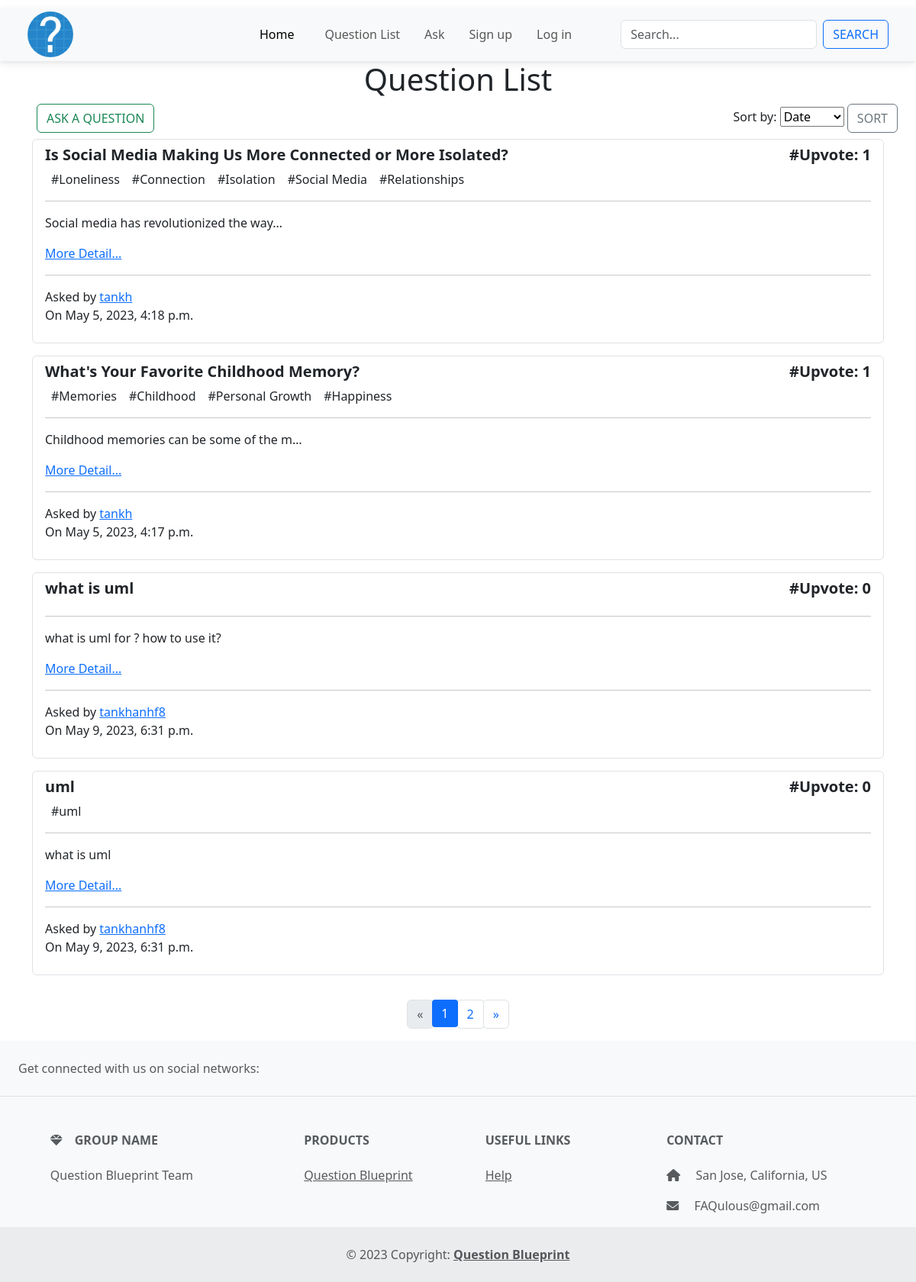
The page /question/ on the database its author committed.
### main_app/models.py (models this page shows, shortened)
class Question(models.Model):
    user = models.ForeignKey(User, on_delete=models.CASCADE)
    title = models.CharField(max_length=200, blank=False, null=False)
    content = models.TextField(max_length=20000, blank=False, null=False)
    tag = TaggableManager(blank=True)
    upvote_num = models.IntegerField(default=0)
    created_date = models.DateTimeField(default=timezone.now)
    audio_file = models.FileField(upload_to='audio/', null=True, blank=True)

### main_app/views.py (the view)
# urls.py: path('question/', views.QuestionListView.as_view(), name='question_view'),
class QuestionListView(ListView):
    model = Question
    ordering = ['-created_date']
    template_name = 'main_app/question_list.html'
    def get_context_data(self, **kwargs):
        context = super().get_context_data(**kwargs)
        questions = self.model.objects.all()
        sort_by = self.request.GET.get('sort', '-upvote_num')
        if sort_by == 'created_date':
            sorted_questions = questions.order_by(
                '-created_date', '-upvote_num')
        else:
            sorted_questions = questions.order_by(
                '-upvote_num', '-created_date')
        paginator = Paginator(sorted_questions, 4)  # 3 questions per page
        page_number = self.request.GET.get('page', 1)
        page_obj = paginator.get_page(page_number)
        context['sorted_questions'] = page_obj
        return context

### main_app/templates/main_app/question_list.html (shortened to what this page needs)
{% extends "base_nav.html" %}
{% load crispy_forms_tags %}
{% block content%}
<h1 class="text-center mb-2">Question List</h1>
<div class="d-flex justify-content-between mx-4">
  {% if user.is_authenticated %}
  <a href="{% url 'main_app:question_ask_view' %}" class=" mx-4">
    <button class="btn btn-outline-success  mx-4">Ask a question</button>
  </a>
  {% else %}
  <a href="{% url 'login' %}" class="me-auto mx-4">
    <button class="btn btn-outline-success">Ask a question</button>
  </a>
  {% endif %}
  <form method="GET">
    <label for="sort">Sort by:</label>
    <select id="sort" name="sort">
      <option value="created_date" {% if request.GET.sort == 'created' %}selected{% endif %}>Date</option>
    </select>
    <button class="btn btn-outline-secondary" type="submit">Sort</button>
  </form>
</div>
<div id="question-list">
  {% for question in sorted_questions %}
  <div class="container py-2">
    <div class="list-group">
      <div class="list-group-item list-group-item-action">
        <div class="d-flex justify-content-between">
          <h5 class="fw-bold">{{question.title}}</h5>
          <h5 class="fw-bold">#Upvote: {{question.upvote_num}}</h5>
        </div>
        <div class="d-flex flex-row">
          <div class="d-flex flex-row flex-wrap">
            {% for t in question.tag.all %}
            <div class="p-2 py-0">#{{t}}</div>
            {% endfor %}
          </div>
        </div>
        <hr>
        {% if question.content|wordcount < 15 and question.content|length < 100 %}
        <p class="">{{question.content}}</p>
        {% else %}
        <p>{{question.content|truncatechars:40}}</p>
        {% endif %}
        <a href="{% url 'main_app:question_detail_view' question.id %}">More Detail...</a>
        <hr />
        <span>Asked by <a href="{% url 'profile_view' question.user.username %}">{{question.user}}</a></span>
        <p>On {{question.created_date}}</p>
      </div>
    </div>
  </div>
  {% endfor %}
</div>
{% if sorted_questions.has_other_pages %}
  <ul class="pagination justify-content-center mt-4">
    {% if sorted_questions.has_previous %}
      <li class="page-item">
        <a class="page-link" href="?page={{ sorted_questions.previous_page_number }}">«</a>
      </li>
    {% else %}
      <li class="page-item disabled">
        <span class="page-link">«</span>
      </li>
    {% endif %}
    {% for i in sorted_questions.paginator.page_range %}
      {% if sorted_questions.number == i %}
        <li class="page-item active">
          <span class="page-link">{{ i }} <span class="sr-only">(current)</span></span>
        </li>
      {% else %}
        <li class="page-item">
          <a class="page-link" href="?page={{ i }}">{{ i }}</a>
        </li>
      {% endif %}
    {% endfor %}
    {% if sorted_questions.has_next %}
      <li class="page-item">
        <a class="page-link" href="?page={{ sorted_questions.next_page_number }}">»</a>
      </li>
    {% else %}
      <li class="page-item disabled">
        <span class="page-link">»</span>
      </li>
    {% endif %}
  </ul>
{% endif %}
{% endblock %}

### static/style.css (style rules this page uses)
button { padding: 10px; margin: 10px; font-size: 20px; border-radius: 40px; }

### rows shown on the page
Question: title "Is Social Media Making Us More Connected or More Isolated?", upvote_num "1", content "Social media has revolutionized the way…", user "tankh", created_date "May 5, 2023, 4:18 p.m."
Tag: name "Loneliness"
Tag: name "Connection"
Tag: name "Isolation"
Tag: name "Social Media"
Tag: name "Relationships"
Question: title "What's Your Favorite Childhood Memory?", upvote_num "1", content "Childhood memories can be some of the m…", user "tankh", created_date "May 5, 2023, 4:17 p.m."
Tag: name "Memories"
Tag: name "Childhood"
Tag: name "Personal Growth"
Tag: name "Happiness"
Question: title "what is uml", upvote_num "0", content "what is uml for ? how to use it?", user "tankhanhf8", created_date "May 9, 2023, 6:31 p.m."
Question: title "uml", upvote_num "0", content "what is uml", user "tankhanhf8", created_date "May 9, 2023, 6:31 p.m."
Tag: name "uml"

### other values the page prints
{{ i }} "1"
{{ i }} "2"
